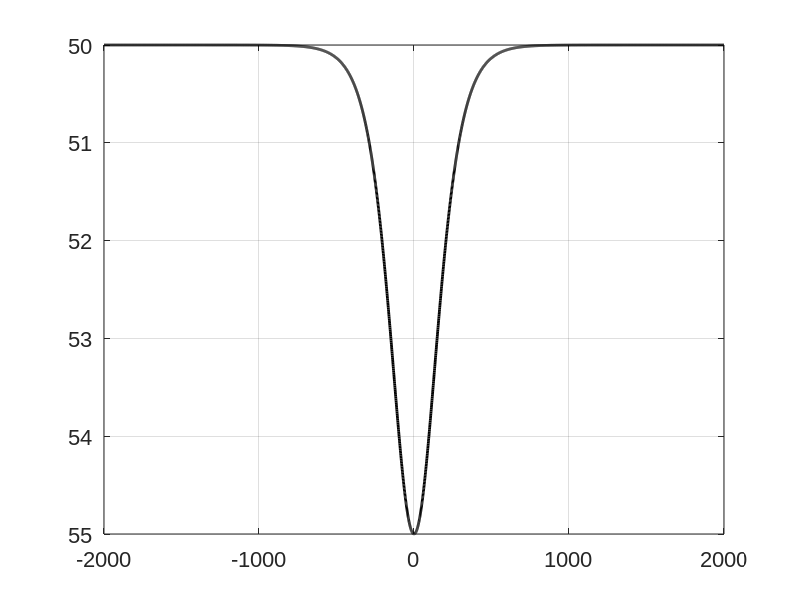

Here is the MATLAB script that generated this plot: (Note: this script raises an error after producing the figure.)
close all;
clear variables;
clc;

% Pavel Petrov, 2018.11.03
% A solution of the canyon problem (Canyon Test case 1) using Collins-style
% mode parabolic equations we use formula (5.320) from 
% Jensen, Porter, Kuperman, Schmidt "Computational ocean acoustics" (2011)
% hereafter referred to as JPKS2011
% we make a (paraxial/narrow-angle) parabolic equation out of it 
% and solve it numerically


set(0, 'DefaultAxesFontSize', 16, 'DefaultAxesFontName', 'Arial');
set(0, 'DefaultTextFontSize', 16, 'DefaultTextFontName', 'Arial'); 

% source

freq = 40;
zs = 10;

omeg = 2*pi*freq;

%domain & bathymetry

x = 0:2:30000;
y = -2000:1:2000;

nx = length(x);
ny = length(y);
iy0 = ceil(ny/2);


h0 = 50;
dh = 5;
sigm = 0.005;

hy = h0 + dh*( (sech(sigm*y)).^2 );

figure;
plot(y,hy,'color','black','linewidth',2);
set(gca,'YDir','reverse');
grid on;

hmax = ceil(max(hy));
hmin = floor(min(hy));

hs = hmin:1:hmax;
nh = length(hs);


% media parameters

cw = 1500; % sound speed in the water
cb = 1700; % -- in the bottom

rhow = 1;   % density in the water
rhob = 1.7; % -- in the bottom

gammaw = 1/rhow;
gammab = 1/rhob;



betab = 0; % attenuation in dB/lambda

%% Solve spectral problem in order to obtain the values of k_j(y) for all y

% we find minimal and maximal values of h (hmin/hmax), then we solve the
% spectral problem for all values between hmin and hmax with a step of 1 m.
% then we do linear interpolation of onto all elements of vector y (h(y)).

% spectral problem solution opts

dz0 = 0.25;
opts.Tgr = 3;
opts.Ngr = 3;
opts.nmod = -1;
opts.Hb = 200;
opts.BotBC = 'D';

kh = [];

for ii = 1:nh
    
    hi = hs(ii);
    
    MP = [[0    cw  cw  rhow    rhow    0   0];
          [hi   cw  cb  rhow    rhob    0   betab]
        ];
    
    % solve spectral problem
    
    if ii == 1
        [krs, wmode, dwmode] = ac_modesr(dz0,MP,freq,opts);
        
        nmod = length(krs);
        kh = zeros(nh,nmod); 
        
        
        phihs = zeros(size(kh));
        phihzs = zeros(size(kh));
        
        z = dz0*(0:size(wmode,1)-1);
        
        izs = find(z>=zs,1,'first');
    else
        
        [krs, wmode, dwmode] = ac_modesr(dz0,MP,freq,opts);
    end;
    
    % improve accuracy by using some perturbation theory 
    
    % this is simplest way: use Eq.(5.176) from JPKS2011
    wnum_im_part = ModesAttCoeffs(dz0,freq,krs,wmode,MP);
    
    wnum_im_part1 = PekerisCorrection(krs,MP,freq);
    
    
    disp('h=');disp(hi);
    
    % how accurate is just a real k_j obtained from spactral problem
    % solution?
    
    disp('k_0='); disp(krs(1:nmod));
    err2 = ModesAccuracyCheckPekerisComplex(krs(1:nmod),MP,freq);
    disp(err2);
    
    % how accurate is correction according to (5.176)?
    % let us substitute complex wavenumber into Pekeris dispersion relation
    disp('k_int='); disp(krs(1:nmod) + 1i*wnum_im_part(1:nmod));
    err = ModesAccuracyCheckPekerisComplex(krs(1:nmod) + 1i*wnum_im_part(1:nmod),MP,freq);
    disp(err);
    
    
    % if necessary, we can use a correction by perturbation theory for
    % the Pekeris dispersion relation
    disp('k_ptb='); disp(sqrt(krs(1:nmod).^2 + wnum_im_part1(1:nmod)));
    err1 = ModesAccuracyCheckPekerisComplex(sqrt(krs(1:nmod).^2 + wnum_im_part1(1:nmod)),MP,freq);
    disp(err1);
    
    % one more step, should be very accurate, check "err" output
    
    wnum_im_part2 = PekerisCorrection(sqrt(krs(1:nmod).^2 + wnum_im_part1(1:nmod)),MP,freq);
    disp('k_ptb2='); disp(sqrt(krs(1:nmod).^2 + wnum_im_part1(1:nmod) + wnum_im_part2(1:nmod) ));
    err3 = ModesAccuracyCheckPekerisComplex(sqrt(krs(1:nmod).^2 + wnum_im_part1(1:nmod) + wnum_im_part2(1:nmod) ),MP,freq);
    disp(err3);
    
    % save the wavenumbers into kh (k_j=k_j(h))
    
    % simplest way, just a correction according to (5.176)
    kh(ii,1:nmod) = krs(1:nmod) + 1i*wnum_im_part(1:nmod);
    
    % a more accurate way: few steps of the perturbation theory for the
    % Pekeris dispersion relation
    kh(ii,1:nmod) = sqrt(krs(1:nmod).^2 + wnum_im_part1(1:nmod) + wnum_im_part2(1:nmod) );
    
    phihs(ii,1:nmod) = wmode(izs,1:nmod);
    
    
    
end;

%% Computing the field by solving mode parabolic equations (MPEs) one by one
P(1:ny,1:nx) = 0;
Py0(1,1:nx) = 0;

for jj = 1:nmod
    
    % interpolate to obtain k_j=k_j(y) from k_j(h) and h(y)
    
    if length(hs) > 1
        ky = interp1(hs,kh(:,jj),hy);
    else
        ky(1:ny) = kh(1,jj);
    end;

    
    % reference wavenumber
    
    k0 = real(ky(iy0));
    
    
    % preparing input for PESolve routine
    
    PEpars.x = x;
    PEpars.z = y;
    
    PEpars.b(1:nx) = 1/(2*k0);
    PEpars.V(1:ny,1:nx) = repmat(((ky.^2 - k0^2)/(2*k0)).',1,nx);
    PEpars.zeta(1:ny,1:nx) = 0;
    
    PEpars.rightBC = 'transparent';
    PEpars.leftBC = 'transparent';
    PEpars.lThickness = 1000;
    PEpars.sigma = 300;
    
    w = 1/k0;
    phisrc = phihs(end,jj);
    
    % initial condition (or starter) approximating point source, see
    % Petrov, Sturm, JASA 2016, V.139, p.1343
    
    PEpars.ic = (phisrc/(2*sqrt(pi)))*exp( - ((y-y(iy0)).^2)/(w^2) );  
    
    A = PEsolvePML(PEpars);
    
    % the modes should be also y-dependent, but here it doesn't matter
    
    P = P + A.*repmat(exp(1i*k0*x),ny,1)*phisrc;
    
    
    % summing up all modes to obtain the total field
    Py0 = Py0 + A(iy0,1:nx).*exp(1i*k0*x)*phisrc;
    
    
end;


figure;
imagesc(x/1000,y/1000,trlo(4*pi*P));
caxis([-90 -55]);
ylim([-1 1]);
grid on;
xlabel('x, km');
ylabel('y, km');


figure;
plot(x/1000,trlo(4*pi*Py0));
ylim([-80 -40]);
xlabel('x, km');




dlmwrite('TL_can_AMPE.txt',[x.'/1000 trlo(4*pi*Py0).'],'\t');
